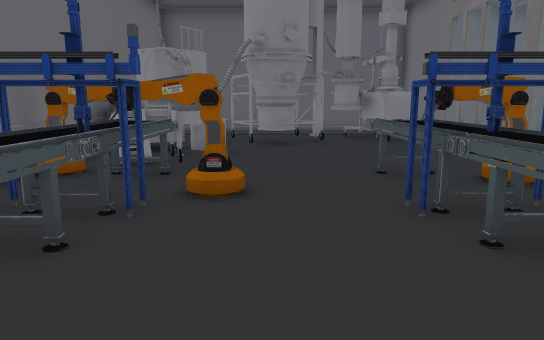
[1] (above)

21 first-person views from a walk through a scene from a Unity 3-D project. The camera is 1.3 m above the floor, tilts 10° down and sees 70° across. The floor is counted in squares, 1 m on a side. Each view is taken from the middle of a square. On the plan, view 1 faces up. The plan holds only what a view shows up to about 16 squares ahead; the rest is blank. The player is left out. Door leaves are left out, so doorways stand open. Some surface patterns are stand-ins.

[2]
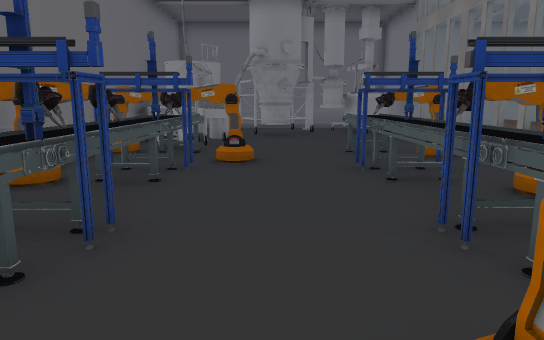

[3]
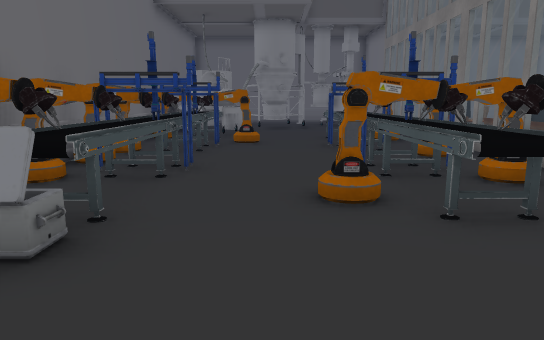

[4]
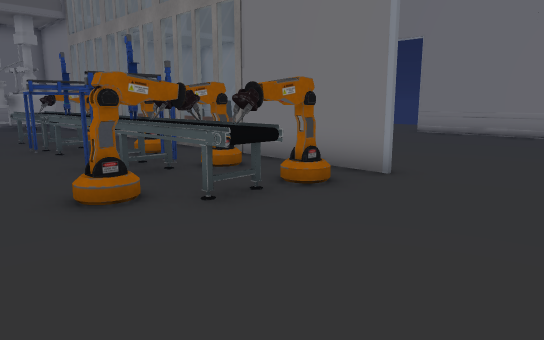

[5]
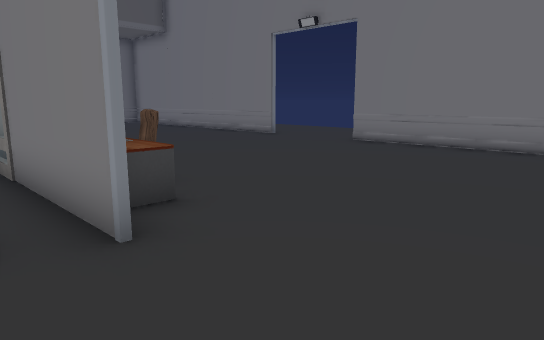

[6]
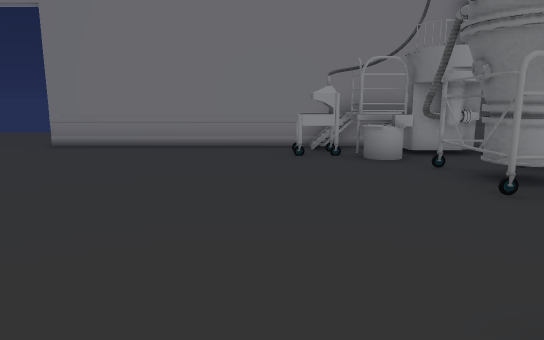

[7]
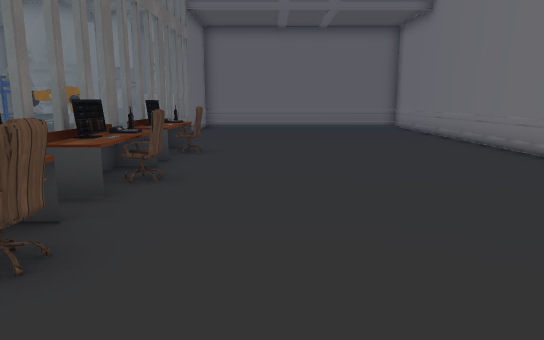

[8]
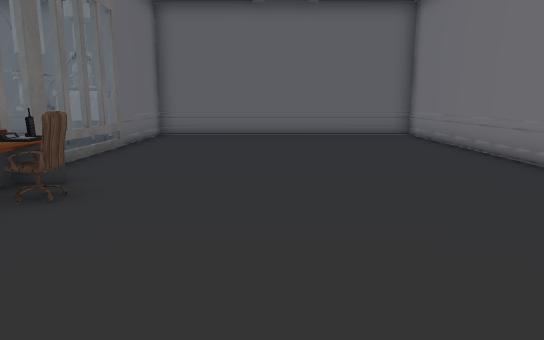

[9]
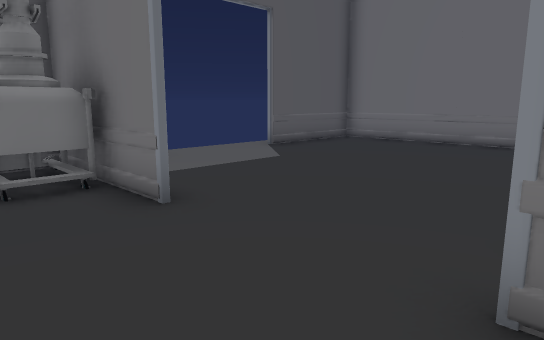

[10]
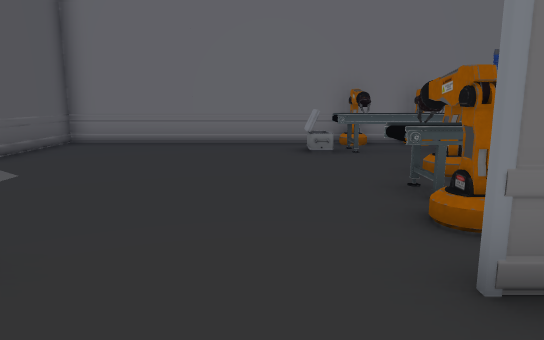

[11]
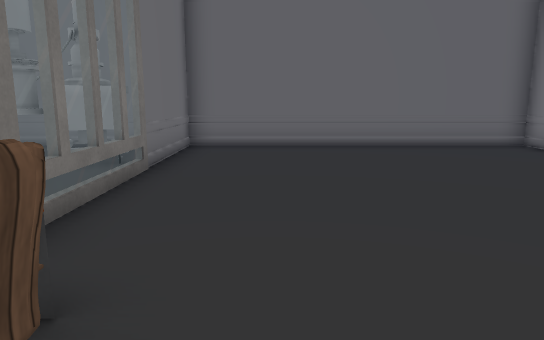

[12]
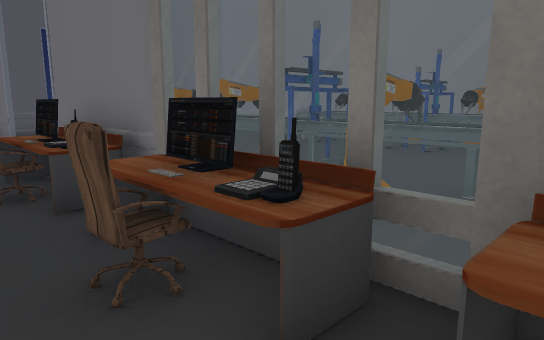

[13]
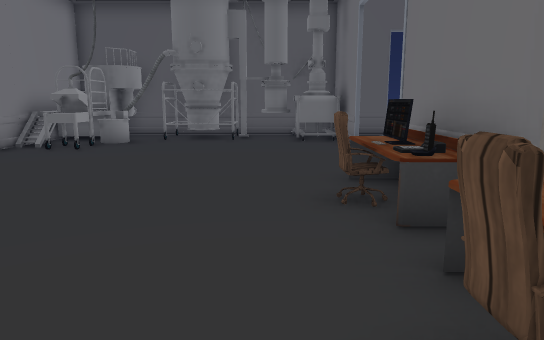

[14]
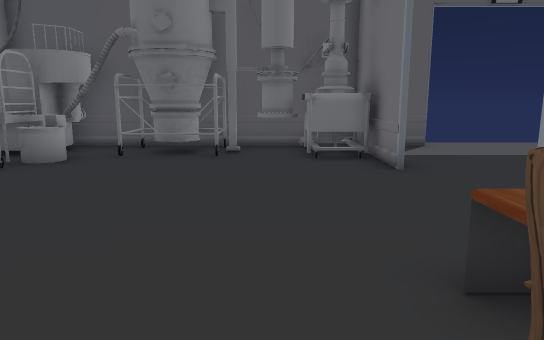

[15]
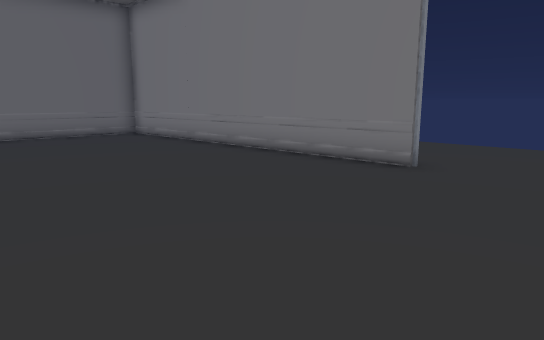

[16]
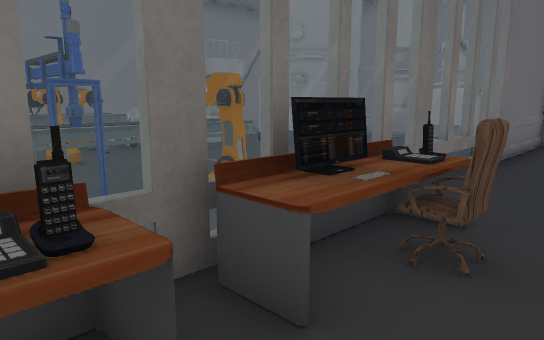

[17]
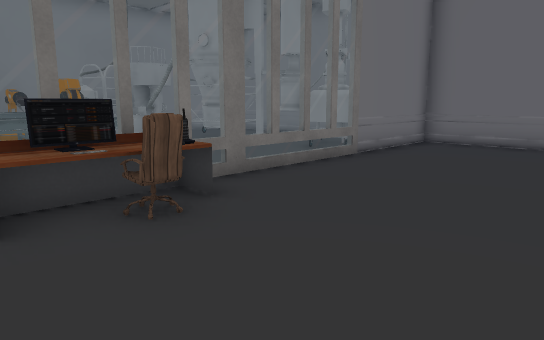

[18]
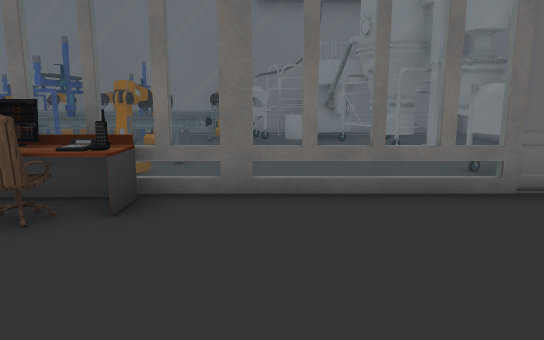

[19]
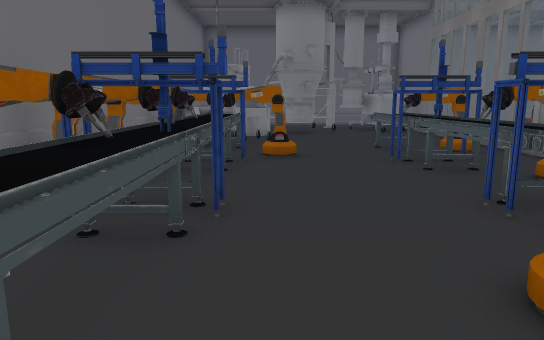

[20]
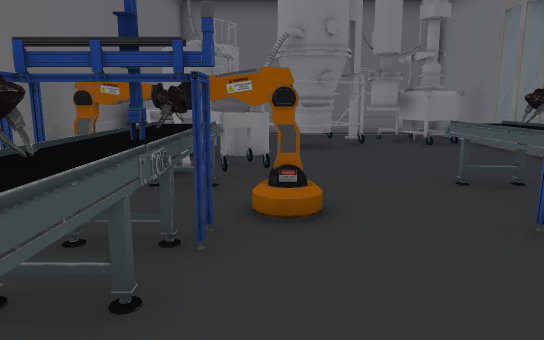

[21]
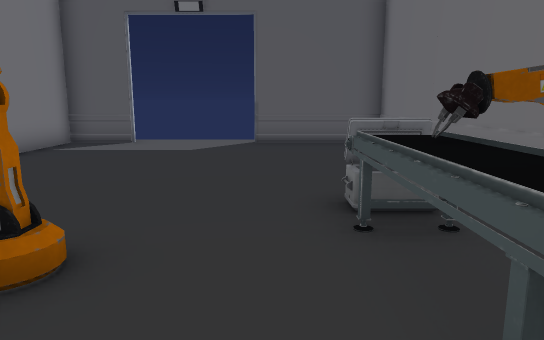

### Floor plan
Key: @ floor where view 1 was taken; # wall or solid block; . floor; D open door; = window, fence, low wall or low ledge; ^ raised ledge; v drop or lower ground; C conveyor; E desk; M monitor; H chair; P phone; K keyboard; O other object.
Columns run from 5 left of view 1 to 20 right of it. Each row starts with its distance up from view 1.
 17           ###########
 16           ##........##
 15           #..........#
 14          ##..........#
 13      #######.........#
 12    ####....=.........#
 11    ##=.....=.........#
 10   ##^......=.........#
  9 ####.......=.........#
  8 ##C#...CC..=.........#
  7 #OCC...CC..PE........#
  6 ##CCO..CCO.KH........#  ..
  5 ###CO..#C..ME........#....
  4 ##CC...CC..E........D.....
  3 #OCC...CC..PH.......DD....
  2 ##CC...CCO.MH.......DD..
  1 #OOC...#C..E........D..
  0 #OCC.@.CC.POE........#
 -1 #OCC...CCO.MH........#
 -2 #OCC..OCC..EE........#
 -3 #OCC...CCO.#.........#
 -4 ##OO.................#
 -5 ##...................#
 -6  #...................#
 -7  #................#^.#
 -8  #.........#......^vO#
 -9  #.........##..##.^###
-10  #.........##########
-11  ####DDDD############
-12    ##ODDD#

Where each view was taken, in squares from view 1:
view 1: 0 up, 0 right, facing up
view 2: 3 down, 0 right, facing up
view 3: 7 down, 0 right, facing up
view 4: 7 down, 1 left, facing up-right
view 5: 7 down, 4 right, facing up-right
view 6: 6 down, 4 right, facing right
view 7: 4 down, 9 right, facing up
view 8: 1 up, 10 right, facing up
view 9: 3 down, 8 right, facing down-left
view 10: 5 down, 8 right, facing left
view 11: 5 up, 8 right, facing up
view 12: 5 up, 8 right, facing down-left
view 13: 4 up, 8 right, facing down
view 14: 0 up, 8 right, facing down
view 15: 1 up, 8 right, facing up-right
view 16: 3 up, 8 right, facing up-left
view 17: 4 up, 11 right, facing up-left
view 18: 9 up, 11 right, facing left
view 19: 4 down, 1 left, facing up
view 20: 1 up, 1 left, facing up
view 21: 1 up, 1 left, facing down
